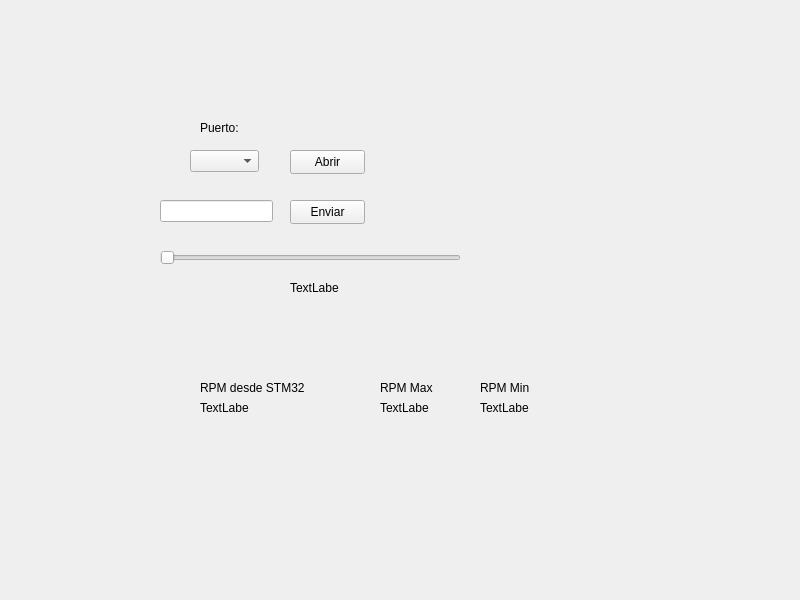
<?xml version="1.0" encoding="UTF-8"?>
<ui version="4.0">
 <class>Widget</class>
 <widget class="QWidget" name="Widget">
  <property name="geometry">
   <rect>
    <x>0</x>
    <y>0</y>
    <width>800</width>
    <height>600</height>
   </rect>
  </property>
  <property name="windowTitle">
   <string>Widget</string>
  </property>
  <widget class="QComboBox" name="comboPuerto">
   <property name="geometry">
    <rect>
     <x>190</x>
     <y>150</y>
     <width>69</width>
     <height>22</height>
    </rect>
   </property>
  </widget>
  <widget class="QLabel" name="label">
   <property name="geometry">
    <rect>
     <x>200</x>
     <y>120</y>
     <width>49</width>
     <height>16</height>
    </rect>
   </property>
   <property name="text">
    <string>Puerto:</string>
   </property>
  </widget>
  <widget class="QPushButton" name="pushButton">
   <property name="geometry">
    <rect>
     <x>290</x>
     <y>150</y>
     <width>75</width>
     <height>24</height>
    </rect>
   </property>
   <property name="text">
    <string>Abrir</string>
   </property>
  </widget>
  <widget class="QPushButton" name="EnviarPushButton">
   <property name="geometry">
    <rect>
     <x>290</x>
     <y>200</y>
     <width>75</width>
     <height>24</height>
    </rect>
   </property>
   <property name="text">
    <string>Enviar</string>
   </property>
  </widget>
  <widget class="QLineEdit" name="lineEdit">
   <property name="geometry">
    <rect>
     <x>160</x>
     <y>200</y>
     <width>113</width>
     <height>22</height>
    </rect>
   </property>
  </widget>
  <widget class="QSlider" name="PWMSlider">
   <property name="geometry">
    <rect>
     <x>160</x>
     <y>250</y>
     <width>301</width>
     <height>16</height>
    </rect>
   </property>
   <property name="maximum">
    <number>100</number>
   </property>
   <property name="orientation">
    <enum>Qt::Horizontal</enum>
   </property>
  </widget>
  <widget class="QLabel" name="labelSlider">
   <property name="geometry">
    <rect>
     <x>290</x>
     <y>280</y>
     <width>49</width>
     <height>16</height>
    </rect>
   </property>
   <property name="text">
    <string>TextLabel</string>
   </property>
  </widget>
  <widget class="QLabel" name="label_2">
   <property name="geometry">
    <rect>
     <x>200</x>
     <y>380</y>
     <width>111</width>
     <height>16</height>
    </rect>
   </property>
   <property name="text">
    <string>RPM desde STM32</string>
   </property>
  </widget>
  <widget class="QLabel" name="label_llegada">
   <property name="geometry">
    <rect>
     <x>200</x>
     <y>400</y>
     <width>49</width>
     <height>16</height>
    </rect>
   </property>
   <property name="text">
    <string>TextLabel</string>
   </property>
  </widget>
  <widget class="QLabel" name="label_3">
   <property name="geometry">
    <rect>
     <x>380</x>
     <y>380</y>
     <width>61</width>
     <height>16</height>
    </rect>
   </property>
   <property name="text">
    <string>RPM Max</string>
   </property>
  </widget>
  <widget class="QLabel" name="label_4">
   <property name="geometry">
    <rect>
     <x>480</x>
     <y>380</y>
     <width>61</width>
     <height>16</height>
    </rect>
   </property>
   <property name="text">
    <string>RPM Min</string>
   </property>
  </widget>
  <widget class="QLabel" name="label_max">
   <property name="geometry">
    <rect>
     <x>380</x>
     <y>400</y>
     <width>49</width>
     <height>16</height>
    </rect>
   </property>
   <property name="text">
    <string>TextLabel</string>
   </property>
  </widget>
  <widget class="QLabel" name="label_Min">
   <property name="geometry">
    <rect>
     <x>480</x>
     <y>400</y>
     <width>49</width>
     <height>16</height>
    </rect>
   </property>
   <property name="text">
    <string>TextLabel</string>
   </property>
  </widget>
 </widget>
 <resources/>
 <connections/>
</ui>
